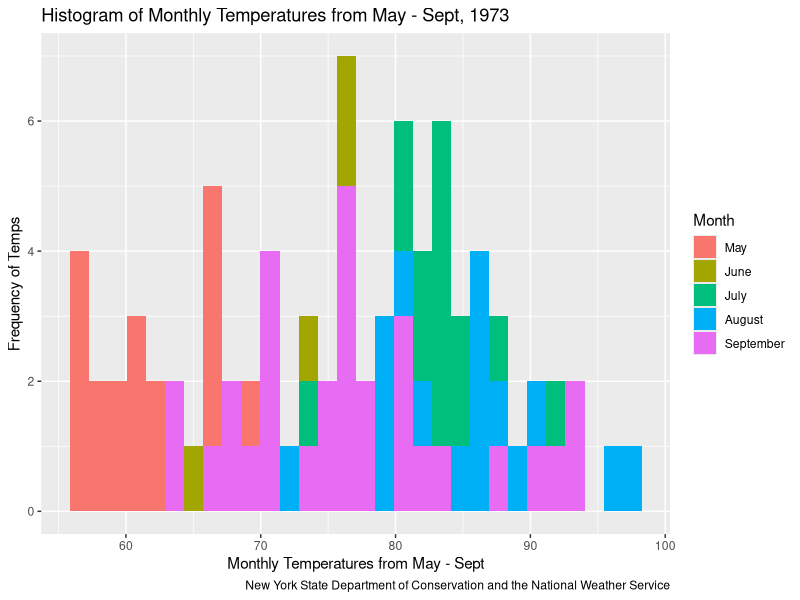
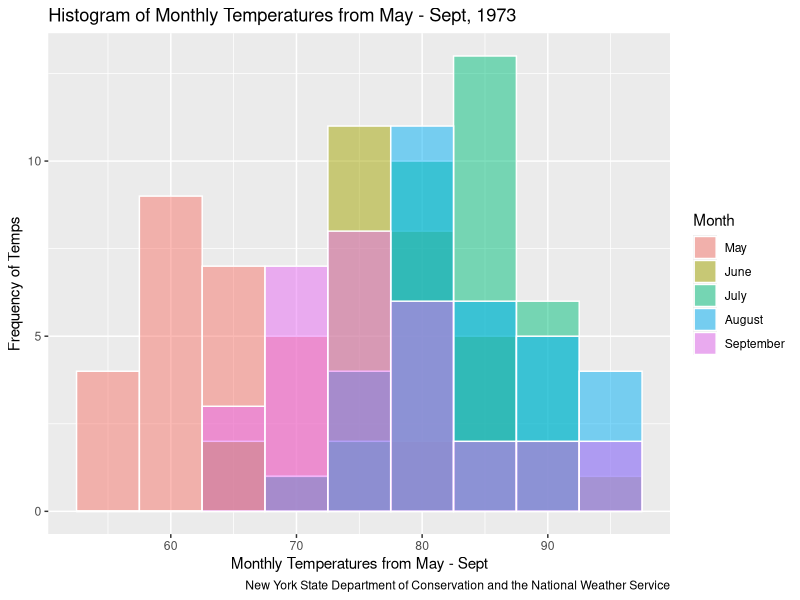
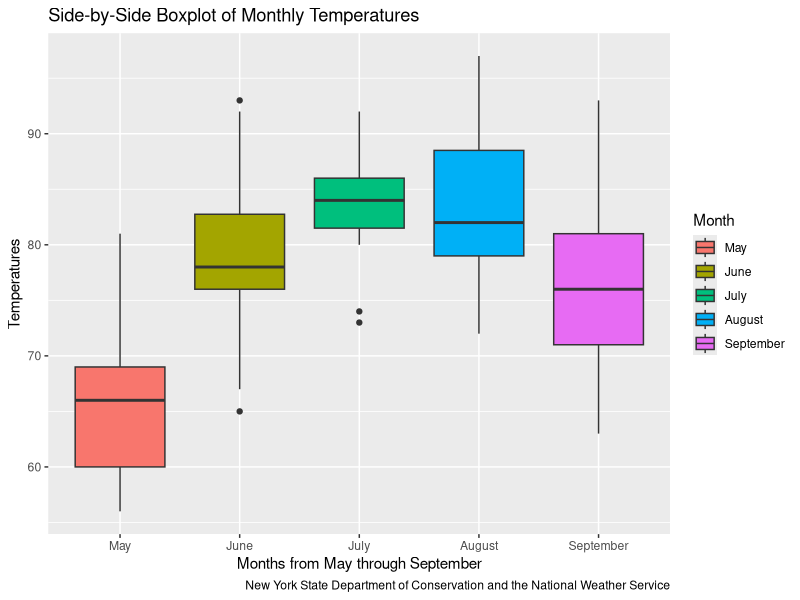
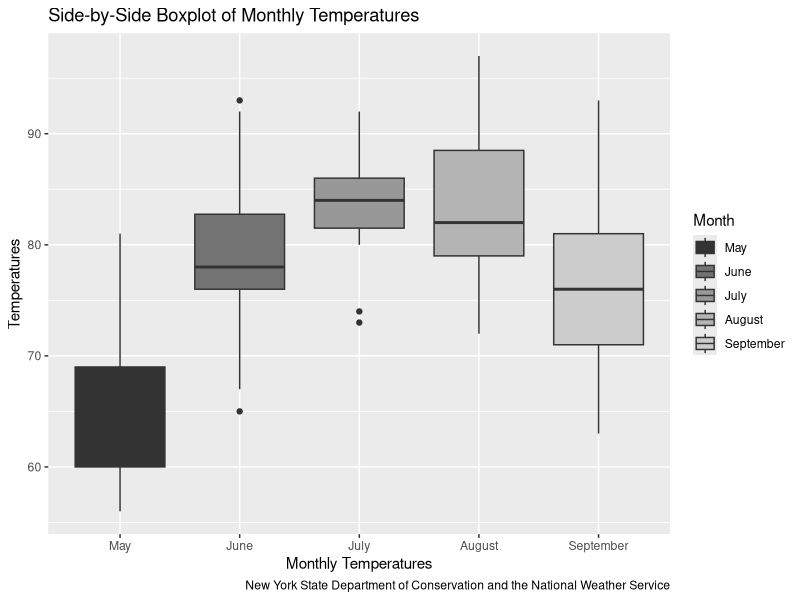

The R script that drew these images, in order:
## ---- chunk 1
library(tidyverse)
## ---- chunk 2
data("airquality")
## ---- chunk 3
head(airquality)
## ---- chunk 4
mean(airquality$Temp)
mean(airquality[,4]) 
## ---- chunk 5
median(airquality$Temp)
sd(airquality$Wind)
var(airquality$Wind)
## ---- chunk 6
airquality$Month[airquality$Month == 5]<- "May"
airquality$Month[airquality$Month == 6]<- "June"
airquality$Month[airquality$Month == 7]<- "July"
airquality$Month[airquality$Month == 8]<- "August"
airquality$Month[airquality$Month == 9]<- "September"
## ---- chunk 7
summary(airquality$Month)
## ---- chunk 8
airquality$Month<-factor(airquality$Month, 
                         levels=c("May", "June","July", "August",
                                  "September"))
## ---- chunk 9
p1 <- airquality |>
  ggplot(aes(x=Temp, fill=Month)) +
  geom_histogram(position="identity")+
  scale_fill_discrete(name = "Month", 
                      labels = c("May", "June","July", "August", "September")) +
  labs(x = "Monthly Temperatures from May - Sept", 
       y = "Frequency of Temps",
       title = "Histogram of Monthly Temperatures from May - Sept, 1973",
       caption = "New York State Department of Conservation and the National Weather Service")  #provide the data source

## ---- chunk 10

p1
## ---- chunk 11
p2 <- airquality |>
  ggplot(aes(x=Temp, fill=Month)) +
  geom_histogram(position="identity", alpha=0.5, binwidth = 5, color = "white")+
  scale_fill_discrete(name = "Month", labels = c("May", "June","July", "August", "September")) +
  labs(x = "Monthly Temperatures from May - Sept", 
       y = "Frequency of Temps",
       title = "Histogram of Monthly Temperatures from May - Sept, 1973",
       caption = "New York State Department of Conservation and the National Weather Service")
## ---- chunk 12

p2
## ---- chunk 13
p3 <- airquality |>
  ggplot(aes(Month, Temp, fill = Month)) + 
  labs(x = "Months from May through September", y = "Temperatures", 
       title = "Side-by-Side Boxplot of Monthly Temperatures",
       caption = "New York State Department of Conservation and the National Weather Service") +
  geom_boxplot() +
  scale_fill_discrete(name = "Month", labels = c("May", "June","July", "August", "September"))
## ---- chunk 14

p3
## ---- chunk 15
p4 <- airquality |>
ggplot(aes(Month, Temp, fill = Month)) + 
  labs(x = "Monthly Temperatures", y = "Temperatures", 
       title = "Side-by-Side Boxplot of Monthly Temperatures",
       caption = "New York State Department of Conservation and the National Weather Service") +
  geom_boxplot()+
  scale_fill_grey(name = "Month", labels = c("May", "June","July", "August", "September"))
## ---- chunk 16

p4
